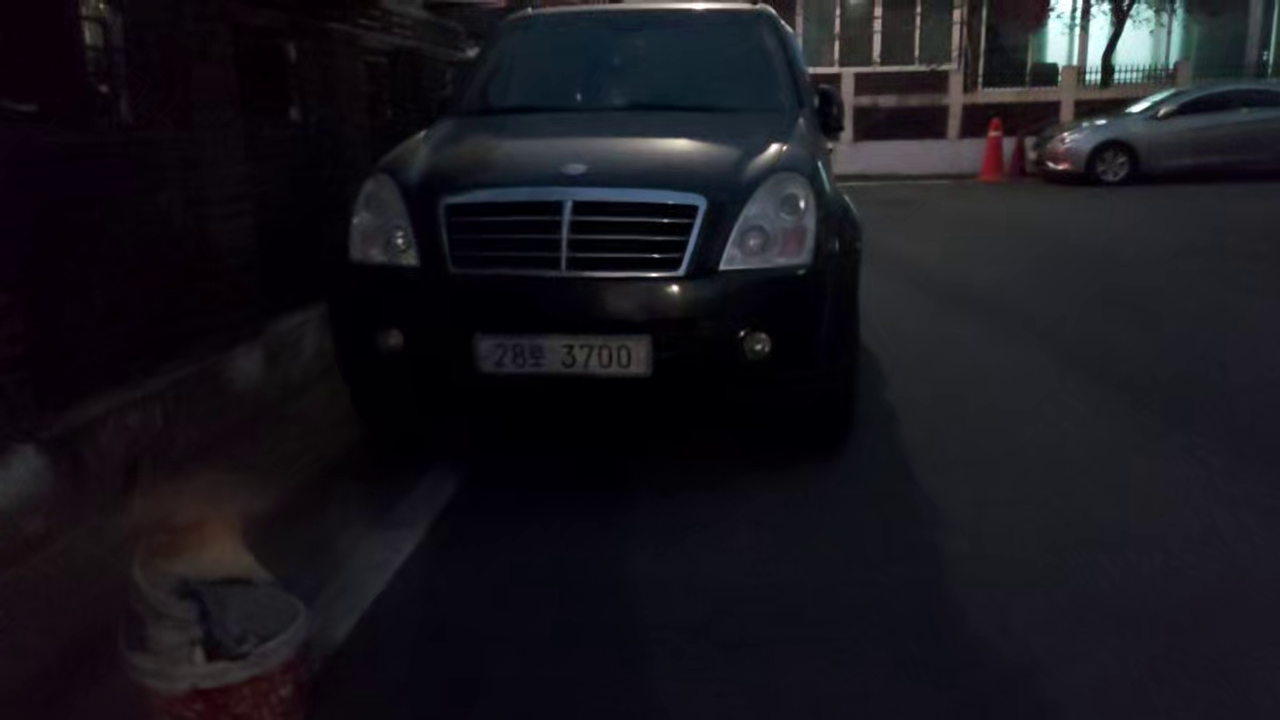
#> input picture frame 101 of project/video/test_car2.mp4, 1280 x 720 px, given in place of test_car.mp4, which was not available
$ python process.py
#> lines starting #> are read from the running program, lines starting #| are printed output that depends on the picture; after the words box and inside, x2 and y2 are one past the last pixel; in counts of white or black regions, pixels touching at a corner belong together
from cv2 import cv2
import numpy as np
import matplotlib.pyplot as plt
import pytesseract
import os


def videoCap():
    # pytesseract.pytesseract.tesseract_cmd = "C:/Program Files/Tesseract-OCR/tesseract"
    cap = cv2.VideoCapture('C:/Users/jeawa/Desktop/project/LPR_Project/project/video/test_car.mp4')

    count = 0
    before_chars = ""

    while True:
        el = cv2.getTickCount()
        fps = cap.get(5)

        ret, img_ori = cap.read()
#> img_ori is the input picture: shape (720, 1280, 3); mean B, G, R 28.3, 22.5, 24

        height, width, channel = img_ori.shape  # 높이, 너비, 채널 확보
#> height = 720; width = 1280; channel = 3

        gray = cv2.cvtColor(img_ori, cv2.COLOR_BGR2GRAY)

        # img_ori = cv2.imread('LPR_Project/project/image/3.jpg')  # 이미지 불러오기
        # gray = cv2.cvtColor(img_ori, cv2.COLOR_BGR2GRAY)

        img_blurred = cv2.GaussianBlur(gray, ksize=(3, 3), sigmaX=0)  # 노이즈 제거

        img_thresh = cv2.adaptiveThreshold(
            img_blurred,
            maxValue=255.0,
            adaptiveMethod=cv2.ADAPTIVE_THRESH_GAUSSIAN_C,
            thresholdType=cv2.THRESH_BINARY_INV,
            blockSize=19,  # 12 통과 15,20
            C=9
        )
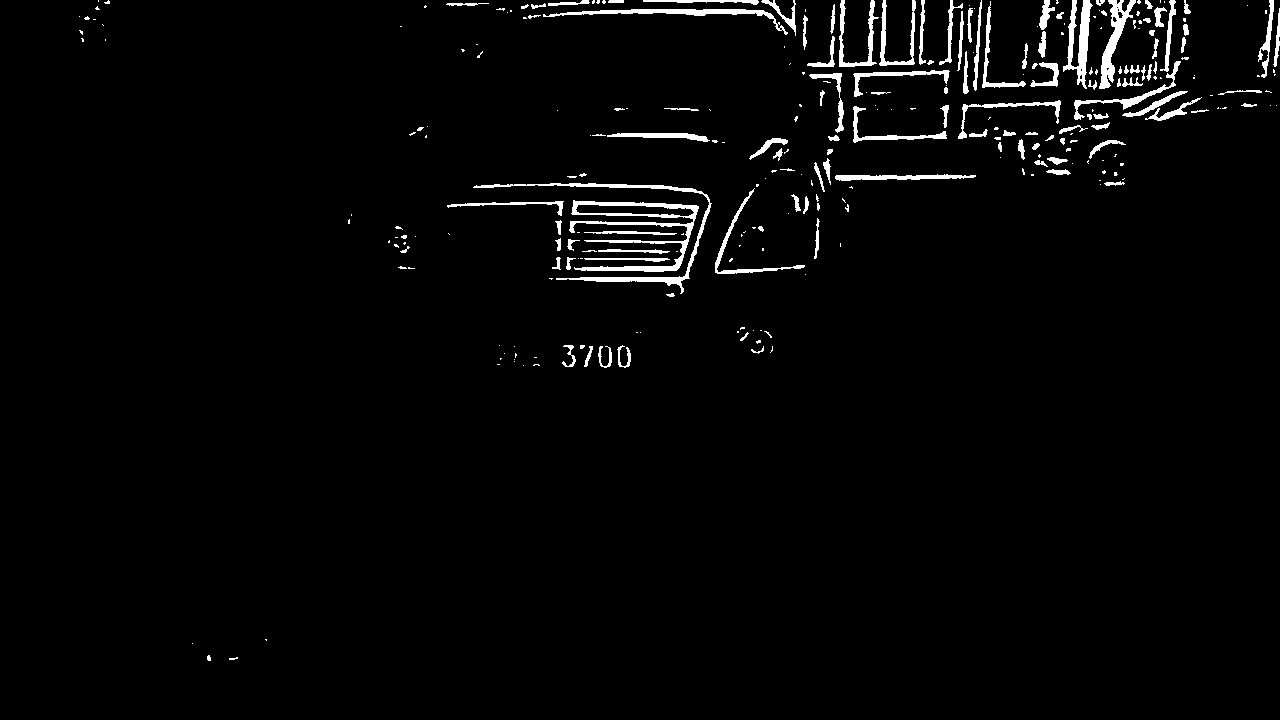
#> img_thresh: shape (720, 1280); 2.5% white; 289 white regions (171 under 20 px)

        contours, _ = cv2.findContours(  # 윤곽선을 찾기
            img_thresh,
            mode=cv2.RETR_LIST,             #
            method=cv2.CHAIN_APPROX_TC89_KCOS  #
        )
#> contours = 299 contours, 213 with area under 20; largest, box (x1, y1, x2, y2) and area: (569, 200, 699, 272) 2574, (473, 183, 712, 294) 1038, (575, 204, 695, 217) 985, (1063, 0, 1093, 89) 970, (1099, 0, 1136, 89) 954

        temp_result = np.zeros((height, width, channel), dtype=np.uint8)

#> (the run stopped early here; a loop or call above may not have finished)

$ run again, starting later in the video
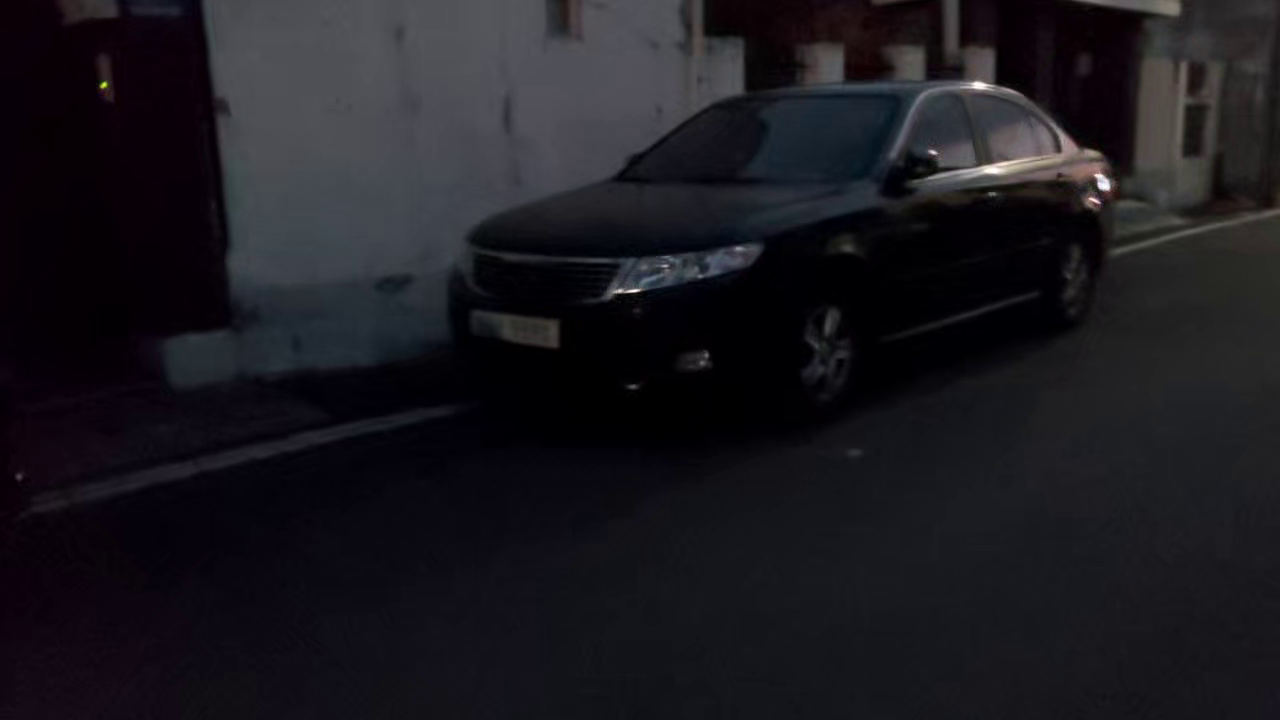
#> input picture frame 457 of project/video/test_car2.mp4, 1280 x 720 px, given in place of test_car.mp4, which was not available
#> in videoCap, img_ori is the input picture: shape (720, 1280, 3); mean B, G, R 30.7, 25.3, 26.8
#> in videoCap, `img_thresh = cv2.adaptiveThreshold( img_blurred, maxValue=255.0, adapt..`:
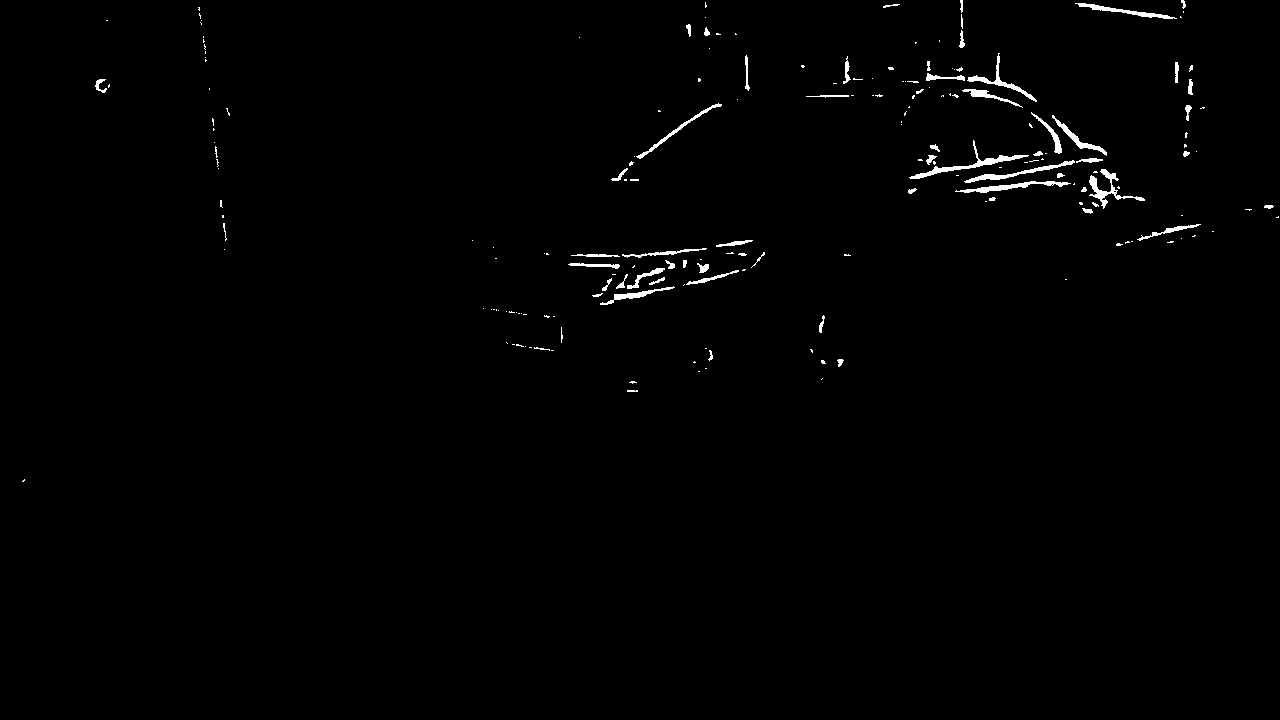
#> img_thresh: shape (720, 1280); 0.85% white; 197 white regions (134 under 20 px)
#> contours = 199 contours, 159 with area under 20; largest, box (x1, y1, x2, y2) and area: (909, 140, 1029, 179) 428, (1089, 169, 1145, 209) 362, (955, 181, 1071, 193) 341, (964, 160, 1075, 183) 312, (967, 53, 1037, 102) 286

$ run again, starting later in the video
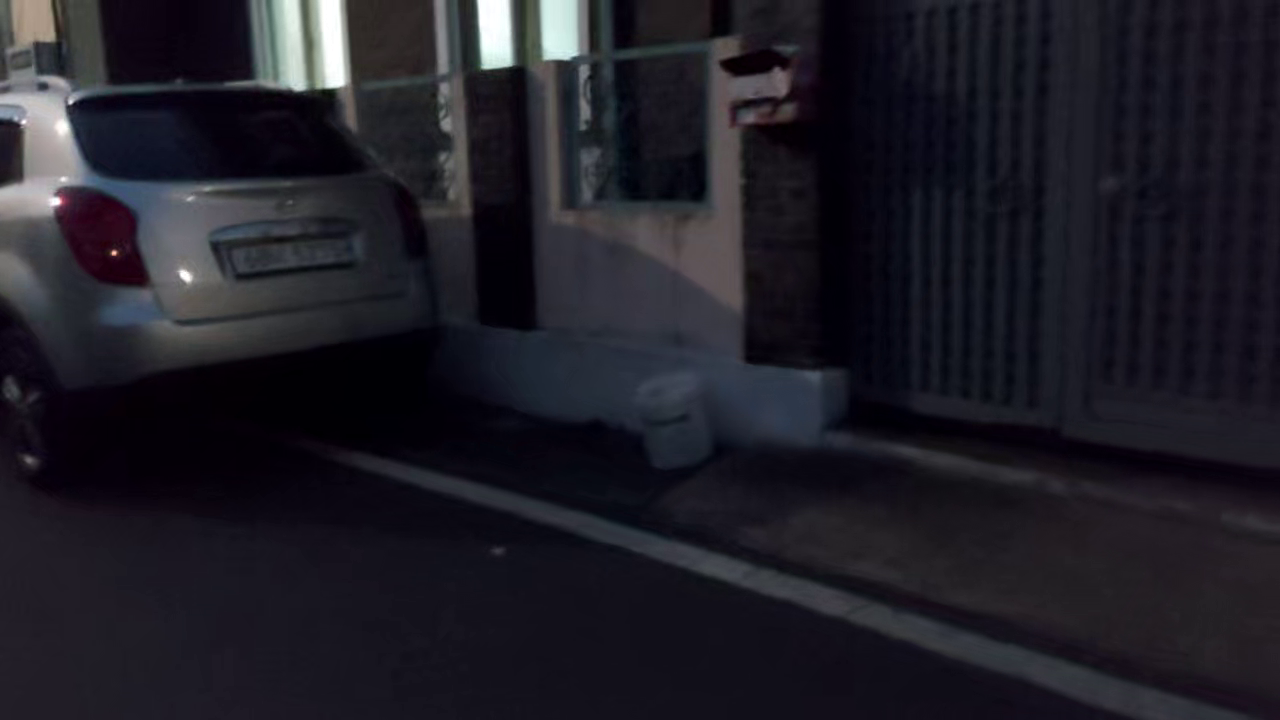
#> input picture frame 813 of project/video/test_car2.mp4, 1280 x 720 px, given in place of test_car.mp4, which was not available
#> in videoCap, img_ori is the input picture: shape (720, 1280, 3); mean B, G, R 38, 29.6, 31
#> in videoCap, `img_thresh = cv2.adaptiveThreshold( img_blurred, maxValue=255.0, adapt..`:
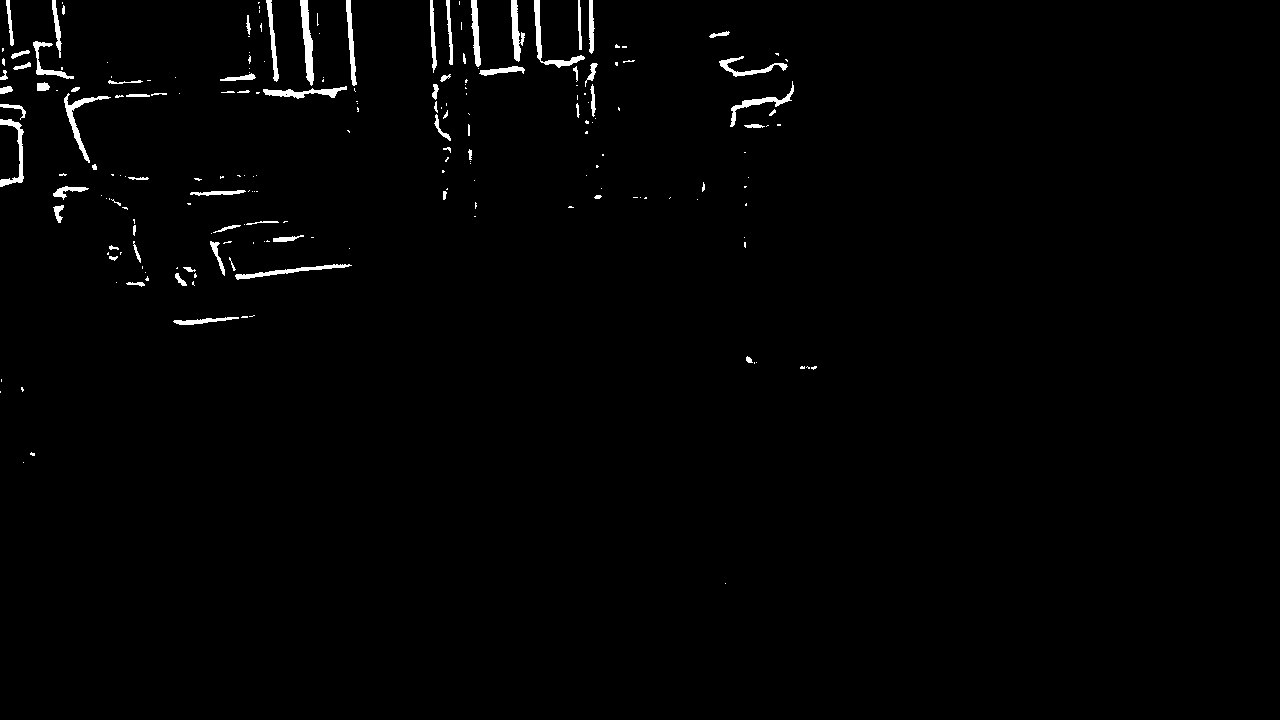
#> img_thresh: shape (720, 1280); 1.2% white; 207 white regions (134 under 20 px)
#> contours = 209 contours, 160 with area under 20; largest, box (x1, y1, x2, y2) and area: (300, 0, 314, 86) 536, (64, 94, 111, 163) 418, (534, 0, 584, 68) 395, (511, 0, 525, 62) 358, (263, 86, 347, 99) 346
